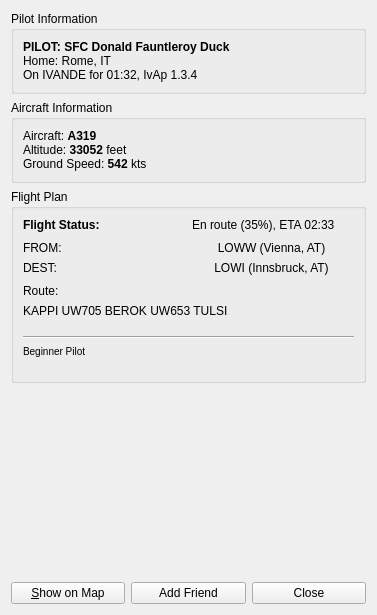
<ui version="4.0" >
 <class>PilotDetails</class>
 <widget class="QDialog" name="PilotDetails" >
  <property name="geometry" >
   <rect>
    <x>0</x>
    <y>0</y>
    <width>377</width>
    <height>615</height>
   </rect>
  </property>
  <property name="sizePolicy" >
   <sizepolicy vsizetype="Expanding" hsizetype="Preferred" >
    <horstretch>0</horstretch>
    <verstretch>0</verstretch>
   </sizepolicy>
  </property>
  <property name="windowTitle" >
   <string>AUA325</string>
  </property>
  <layout class="QVBoxLayout" >
   <item>
    <widget class="QGroupBox" name="groupBox" >
     <property name="title" >
      <string>Pilot Information</string>
     </property>
     <layout class="QVBoxLayout" >
      <item>
       <widget class="QLabel" name="lblPilotInfo" >
        <property name="text" >
         <string>&lt;strong>PILOT: SFC Donald Fauntleroy Duck&lt;/strong>&lt;br/>Home: Rome, IT&lt;br/>On IVANDE for 01:32, IvAp 1.3.4</string>
        </property>
        <property name="alignment" >
         <set>Qt::AlignLeading|Qt::AlignLeft|Qt::AlignTop</set>
        </property>
        <property name="openExternalLinks" >
         <bool>true</bool>
        </property>
       </widget>
      </item>
     </layout>
    </widget>
   </item>
   <item>
    <widget class="QGroupBox" name="groupBox_2" >
     <property name="title" >
      <string>Aircraft Information</string>
     </property>
     <layout class="QVBoxLayout" >
      <item>
       <widget class="QLabel" name="lblAircraftInfo" >
        <property name="text" >
         <string>Aircraft: &lt;strong>A319&lt;/strong>&lt;br/>Altitude: &lt;strong>33052&lt;/strong> feet&lt;br/>Ground Speed: &lt;strong>542&lt;/strong> kts</string>
        </property>
        <property name="alignment" >
         <set>Qt::AlignLeading|Qt::AlignLeft|Qt::AlignTop</set>
        </property>
       </widget>
      </item>
     </layout>
    </widget>
   </item>
   <item>
    <widget class="QGroupBox" name="groupBox_3" >
     <property name="sizePolicy" >
      <sizepolicy vsizetype="Expanding" hsizetype="Preferred" >
       <horstretch>0</horstretch>
       <verstretch>0</verstretch>
      </sizepolicy>
     </property>
     <property name="title" >
      <string>Flight Plan</string>
     </property>
     <layout class="QVBoxLayout" >
      <item>
       <layout class="QHBoxLayout" >
        <item>
         <widget class="QLabel" name="label" >
          <property name="text" >
           <string>&lt;strong>Flight Status:&lt;/strong></string>
          </property>
         </widget>
        </item>
        <item>
         <widget class="QLabel" name="lblFlightStatus" >
          <property name="text" >
           <string>En route (35%), ETA 02:33</string>
          </property>
         </widget>
        </item>
       </layout>
      </item>
      <item>
       <layout class="QGridLayout" >
        <property name="horizontalSpacing" >
         <number>0</number>
        </property>
        <property name="verticalSpacing" >
         <number>0</number>
        </property>
        <item row="0" column="0" >
         <widget class="QLabel" name="label_3" >
          <property name="text" >
           <string>FROM:</string>
          </property>
         </widget>
        </item>
        <item row="1" column="1" >
         <widget class="QPushButton" name="buttonDest" >
          <property name="maximumSize" >
           <size>
            <width>16777215</width>
            <height>20</height>
           </size>
          </property>
          <property name="text" >
           <string>LOWI (Innsbruck, AT)</string>
          </property>
          <property name="flat" >
           <bool>true</bool>
          </property>
         </widget>
        </item>
        <item row="0" column="1" >
         <widget class="QPushButton" name="buttonFrom" >
          <property name="maximumSize" >
           <size>
            <width>16777215</width>
            <height>20</height>
           </size>
          </property>
          <property name="text" >
           <string>LOWW (Vienna, AT)</string>
          </property>
          <property name="flat" >
           <bool>true</bool>
          </property>
         </widget>
        </item>
        <item row="1" column="0" >
         <widget class="QLabel" name="label_4" >
          <property name="text" >
           <string>DEST:</string>
          </property>
         </widget>
        </item>
       </layout>
      </item>
      <item>
       <widget class="QLabel" name="label_2" >
        <property name="text" >
         <string>Route:</string>
        </property>
       </widget>
      </item>
      <item>
       <widget class="QLabel" name="lblRoute" >
        <property name="sizePolicy" >
         <sizepolicy vsizetype="Expanding" hsizetype="Preferred" >
          <horstretch>0</horstretch>
          <verstretch>0</verstretch>
         </sizepolicy>
        </property>
        <property name="mouseTracking" >
         <bool>true</bool>
        </property>
        <property name="text" >
         <string>KAPPI UW705 BEROK UW653 TULSI</string>
        </property>
        <property name="alignment" >
         <set>Qt::AlignLeading|Qt::AlignLeft|Qt::AlignTop</set>
        </property>
        <property name="wordWrap" >
         <bool>true</bool>
        </property>
        <property name="textInteractionFlags" >
         <set>Qt::LinksAccessibleByMouse|Qt::NoTextInteraction|Qt::TextSelectableByMouse</set>
        </property>
       </widget>
      </item>
      <item>
       <widget class="Line" name="line" >
        <property name="orientation" >
         <enum>Qt::Horizontal</enum>
        </property>
       </widget>
      </item>
      <item>
       <widget class="QLabel" name="lblRemarks" >
        <property name="sizePolicy" >
         <sizepolicy vsizetype="Expanding" hsizetype="Preferred" >
          <horstretch>0</horstretch>
          <verstretch>0</verstretch>
         </sizepolicy>
        </property>
        <property name="mouseTracking" >
         <bool>true</bool>
        </property>
        <property name="text" >
         <string>&lt;small>Beginner Pilot&lt;/small></string>
        </property>
        <property name="alignment" >
         <set>Qt::AlignLeading|Qt::AlignLeft|Qt::AlignTop</set>
        </property>
        <property name="wordWrap" >
         <bool>true</bool>
        </property>
       </widget>
      </item>
     </layout>
    </widget>
   </item>
   <item>
    <spacer>
     <property name="orientation" >
      <enum>Qt::Vertical</enum>
     </property>
     <property name="sizeHint" >
      <size>
       <width>20</width>
       <height>40</height>
      </size>
     </property>
    </spacer>
   </item>
   <item>
    <layout class="QHBoxLayout" >
     <item>
      <widget class="QPushButton" name="buttonShowOnMap" >
       <property name="text" >
        <string>&amp;Show on Map</string>
       </property>
       <property name="shortcut" >
        <string>S</string>
       </property>
       <property name="autoDefault" >
        <bool>false</bool>
       </property>
      </widget>
     </item>
     <item>
      <widget class="QPushButton" name="buttonAddFriend" >
       <property name="text" >
        <string>Add Friend</string>
       </property>
      </widget>
     </item>
     <item>
      <widget class="QPushButton" name="buttonClose" >
       <property name="text" >
        <string>Close</string>
       </property>
       <property name="shortcut" >
        <string>Esc</string>
       </property>
      </widget>
     </item>
    </layout>
   </item>
  </layout>
 </widget>
 <resources/>
 <connections>
  <connection>
   <sender>buttonClose</sender>
   <signal>clicked()</signal>
   <receiver>PilotDetails</receiver>
   <slot>close()</slot>
   <hints>
    <hint type="sourcelabel" >
     <x>176</x>
     <y>485</y>
    </hint>
    <hint type="destinationlabel" >
     <x>176</x>
     <y>252</y>
    </hint>
   </hints>
  </connection>
  <connection>
   <sender>buttonShowOnMap</sender>
   <signal>clicked()</signal>
   <receiver>PilotDetails</receiver>
   <slot>close()</slot>
   <hints>
    <hint type="sourcelabel" >
     <x>88</x>
     <y>503</y>
    </hint>
    <hint type="destinationlabel" >
     <x>177</x>
     <y>259</y>
    </hint>
   </hints>
  </connection>
 </connections>
</ui>
